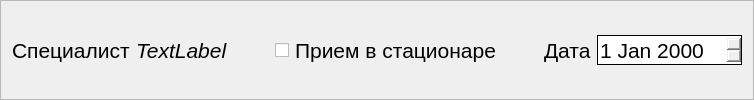
        <widget class="QFrame" name="date_frame">
         <property name="font">
          <font>
           <pointsize>16</pointsize>
          </font>
         </property>
         <property name="frameShape">
          <enum>QFrame::StyledPanel</enum>
         </property>
         <property name="frameShadow">
          <enum>QFrame::Raised</enum>
         </property>
         <layout class="QGridLayout" name="gridLayout_2">
          <item row="0" column="3">
           <widget class="QCheckBox" name="ambularory_checkBox">
            <property name="minimumSize">
             <size>
              <width>0</width>
              <height>30</height>
             </size>
            </property>
            <property name="styleSheet">
             <string notr="true"> QCheckBox {
	  border-width: 1px;
	  border-style: solid;
	  border-radius: 0px;
  }</string>
            </property>
            <property name="text">
             <string>Прием в стационаре</string>
            </property>
           </widget>
          </item>
          <item row="0" column="6">
           <widget class="QDateEdit" name="visit_date_dateEdit">
            <property name="minimumSize">
             <size>
              <width>0</width>
              <height>30</height>
             </size>
            </property>
            <property name="styleSheet">
             <string notr="true"> QDateEdit {
	  border-width: 1px;
	  border-style: solid;
	  border-radius: 0px;
  }</string>
            </property>
           </widget>
          </item>
          <item row="0" column="5">
           <widget class="QLabel" name="date_label">
            <property name="minimumSize">
             <size>
              <width>0</width>
              <height>30</height>
             </size>
            </property>
            <property name="text">
             <string>Дата</string>
            </property>
           </widget>
          </item>
          <item row="0" column="4">
           <spacer name="horizontalSpacer">
            <property name="orientation">
             <enum>Qt::Horizontal</enum>
            </property>
            <property name="sizeHint" stdset="0">
             <size>
              <width>40</width>
              <height>20</height>
             </size>
            </property>
           </spacer>
          </item>
          <item row="0" column="0">
           <widget class="QLabel" name="specialist_label">
            <property name="minimumSize">
             <size>
              <width>0</width>
              <height>30</height>
             </size>
            </property>
            <property name="text">
             <string>Специалист</string>
            </property>
           </widget>
          </item>
          <item row="0" column="2">
           <spacer name="horizontalSpacer_2">
            <property name="orientation">
             <enum>Qt::Horizontal</enum>
            </property>
            <property name="sizeHint" stdset="0">
             <size>
              <width>40</width>
              <height>20</height>
             </size>
            </property>
           </spacer>
          </item>
          <item row="0" column="1">
           <widget class="QLabel" name="input_specialist_label">
            <property name="minimumSize">
             <size>
              <width>0</width>
              <height>30</height>
             </size>
            </property>
            <property name="font">
             <font>
              <italic>true</italic>
             </font>
            </property>
            <property name="text">
             <string>TextLabel</string>
            </property>
           </widget>
          </item>
         </layout>
        </widget>
